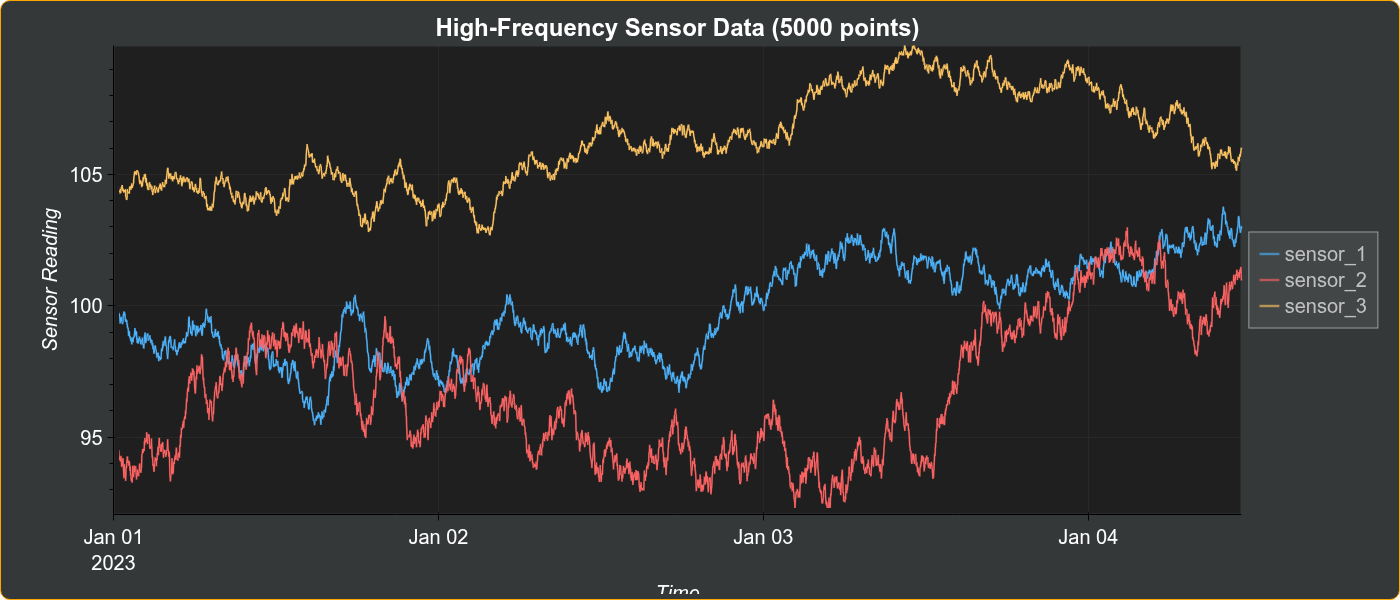

The script that drew this image:
import bokeh_rocks as br
from bokeh.io import show
from bokeh.layouts import row
import pandas as pd
import numpy as np
dates = pd.date_range("2023-01-01", periods=5000, freq="min")
df4 = pd.DataFrame(
    {
        "sensor_1": np.cumsum(np.random.randn(5000) * 0.1) + 100,
        "sensor_2": np.cumsum(np.random.randn(5000) * 0.15) + 95,
        "sensor_3": np.cumsum(np.random.randn(5000) * 0.08) + 105,
    },
    index=dates,
)

p4 = br.line(
    df4,
    title="High-Frequency Sensor Data (5000 points)",
    xlabel="Time",
    ylabel="Sensor Reading",
    sca=0,  # Line only for performance
    webgl=True,  # Enable WebGL for better performance
    theme="dark",
    sh=0,
)
show(row(p4, stylesheets=[br.get_dark_stylesheet()]))

show(p4);   br.save_plot(p4, "output/line_07")
